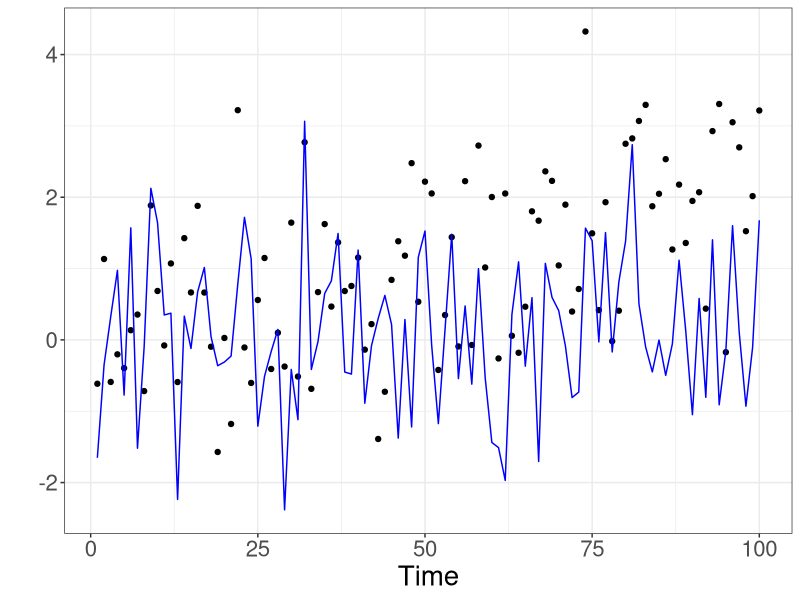

Source code (R): (Note: a time limit stopped this script after it produced the figure.)
## ---- chunk 1
knitr::opts_chunk$set(echo = TRUE)
## ---- chunk 2
library(tidyverse)
library(broom)
library(mgcv)
## ---- chunk 3
set.seed(34)
r<-rnorm(100, 0, sqrt(1))
t<-seq(1:100)
q<-rnorm(100, 0, sqrt(1))
c=0+0.3*q+r
c1<-c
c1[1:100]<-c[1:100]+seq(1:100)/50
datatest<-data.frame(q=q, c=c, t=t, c1=c1)

datatest%>%
  ggplot(aes(x=t, y=c1))+
  geom_point()+
  geom_line(aes(x=t, y=q), col="blue")+
  ylab("")+
  xlab("Time")+
  theme_bw()+
  theme(text= element_text(size = 20))
## ---- chunk 4
N=1000
div=100


set.seed(34)
Simdata<-function(n=n, d=100, g=1, beta=0.3, div=10){
	r<-rnorm(d, 0, sqrt(1))
t<-seq(1:d)
q<-rnorm(d, 0, sqrt(1))
c<-0+beta*q+r
c1<-c
c1[g:d]<-c[g:d]+seq(1:((d-g)+1))/div
sim<-rep(n, d)
out<-data.frame(q,c, c1, t,sim)

}


Simdata_q<-function(n=n, d=100, g=1, beta=0.3, div=10){
	r<-rnorm(d, 0, sqrt(1))
t<-seq(1:d)
q<-rnorm(d, 0, sqrt(1))
c<-0+beta*q+r
q1<-q
q1[g:d]<-q[g:d]+seq(1:((d-g)+1))/div
c2<-0+beta*q1+r
sim<-rep(n, d)
out<-data.frame(q,c, c2, q1, t,sim)

}
## ---- chunk 5
s1 <- data.frame(q=numeric(),c=numeric(), c1=numeric(), t=numeric(), sim=numeric()) 
for (n in 1:N){
  s<-Simdata(n)
  s1<-full_join(s1,s)
}
## ---- chunk 6
s1%>%
  group_by(as.factor(sim))%>%
    nest() %>% 
  mutate(model = map(data, ~lm(c ~ q, data = .x) %>% 
                       tidy)) %>% 
  unnest(model) %>%
  filter(term == 'q')%>% rename(sim=`as.factor(sim)`, beta_lm_no_trend=estimate)%>%select(sim, beta_lm_no_trend) ->a1

s1%>%
group_by(as.factor(sim))%>%
    nest() %>% 
  mutate(model = map(data, ~lm(c1 ~ q, data = .x) %>% 
                       tidy)) %>% 
   unnest(model) %>%
  filter(term == 'q')%>% rename(sim=`as.factor(sim)`, beta_lm_c_trend=estimate)%>%select(sim, beta_lm_c_trend) ->a2
## ---- chunk 7
run_mod_c1<-function(data=data){
mm <- gamm(c1 ~  s(t, bs="ts")+q , data=data,method="REML")  
	ss<-summary(mm$gam)
	return(ss$p.coeff[2])
}	

run_mod_c<-function(data=data){
mm <- gamm(c ~  s(t, bs="ts")+q , data=data,method="REML")  
	ss<-summary(mm$gam)
	return(ss$p.coeff[2])
}	

run_mod_q1<-function(data=data){
mm <- gamm(c2 ~  s(t, bs="ts")+q1 , data=data,method="REML")  
	ss<-summary(mm$gam)
	return(ss$p.coeff[2])
}	

extract_trend<-function(q=q, c=c, t=t, data=data){
mm <- gamm(c ~  s(t, bs="ts")+q , data=data,method="REML")  
	return(predict(mm$gam, type="terms")[,2])
}
## ---- chunk 8
run_mod_edf_c<-function(data=data){
mm <- gamm(c ~  s(t, bs="ts")+q , data=data,method="REML")  
	ss<-summary(mm$gam)
	return(ss$edf)
}	

run_mod_edf_c1<-function(data=data){
mm <- gamm(c1 ~  s(t, bs="ts")+q , data=data,method="REML")  
	ss<-summary(mm$gam)
	return(ss$edf)
}	

run_mod_edf_q1<-function(data=data){
mm <- gamm(c2 ~  s(t, bs="ts")+q1 , data=data,method="REML")  
	ss<-summary(mm$gam)
	return(ss$edf)
}
## ---- chunk 9
s1%>%
  group_by(as.factor(sim))%>%
  nest()%>%
  mutate(model =map(data, ~run_mod_c(data=.x)))%>%
  unnest(model)%>% rename(sim=`as.factor(sim)`, beta_gam_no_trend=model)%>%select(sim, beta_gam_no_trend)   ->a3

s1%>%
  group_by(as.factor(sim))%>%
  nest()%>%
  mutate(model =map(data, ~run_mod_c1(data=.x)))%>%
  unnest(model)%>% rename(sim=`as.factor(sim)`, beta_gam_c_trend=model)%>%select(sim, beta_gam_c_trend) ->a4
## ---- chunk 10
set.seed(34)
s2 <- data.frame(q=numeric(),c=numeric(), c1=numeric(), q1=numeric(), t=numeric(), sim=numeric()) 
for (n in 1:N){
  s<-Simdata_q(n)
  s2<-full_join(s2,s)
}
## ---- chunk 11
s2%>%
group_by(as.factor(sim))%>%
    nest() %>% 
  mutate(model = map(data, ~lm(c2 ~ q1, data = .x) %>% 
                       tidy)) %>% 
   unnest(model) %>%
  filter(term == 'q1')%>% rename(sim=`as.factor(sim)`, beta_lm_q_trend=estimate)%>%select(sim, beta_lm_q_trend) ->a5
## ---- chunk 12

s2%>%
  group_by(as.factor(sim))%>%
  nest()%>%
  mutate(model =map(data, ~run_mod_q1(data=.x)))%>%
  unnest(model)%>% rename(sim=`as.factor(sim)`, beta_gam_q_trend=model)%>%select(sim, beta_gam_q_trend)   ->a6


s2%>%
  group_by(as.factor(sim))%>%
  nest()%>%
  mutate(model =map(data, ~extract_trend(c=c2, q=q1, t=t, data=.x)))%>%
  unnest(model)  ->a7
## ---- chunk 13
a1%>%left_join(a2, by="sim")%>%left_join(a3, by="sim")%>%left_join(a4,by="sim")%>%left_join(a5,by="sim")%>%left_join(a6,by="sim")->a_all

a_all%>%
  pivot_longer(cols=c("beta_lm_no_trend", "beta_lm_c_trend",  "beta_gam_no_trend", "beta_gam_c_trend", "beta_lm_q_trend", "beta_gam_q_trend"))%>%
  mutate(groups=case_when(name=="beta_lm_no_trend"~"no trend present (Model 1)",
                          name=="beta_lm_c_trend"~"c trend present (Model 1)",
                          name=="beta_gam_no_trend"~"no trend present (Model 2)",
                          name=="beta_gam_c_trend"~"c trend present (Model 2)",
                           name=="beta_lm_q_trend"~"q trend present (Model 1)",
                          name=="beta_gam_q_trend"~"q trend present (Model 2)"))->a_plot
a_plot$groups<-factor(a_plot$groups, levels=c("no trend present (Model 1)", "no trend present (Model 2)", "c trend present (Model 1)", "c trend present (Model 2)", "q trend present (Model 1)",  "q trend present (Model 2)"))

Figure1<-a_plot%>%mutate(trend=case_when(groups=="no trend present (Model 1)"~"No trend simulated (i)",
                                groups=="no trend present (Model 2)"~"No trend simulated (i)",
                                groups=="c trend present (Model 1)"~"Trend in concentration simulated (ii)", 
                                groups=="c trend present (Model 2)"~"Trend in concentration simulated (ii)",
                                groups=="q trend present (Model 1)"~"Trend in discharge simulated (iii)",
                                groups=="q trend present (Model 2)"~"Trend in discharge simulated (iii)"),
                model1=case_when(groups=="no trend present (Model 1)"~"LM",
                                groups=="no trend present (Model 2)"~"GAM",
                                groups=="c trend present (Model 1)"~"LM", 
                                groups=="c trend present (Model 2)"~"GAM", 
                                groups=="q trend present (Model 1)"~"LM",
                                groups=="q trend present (Model 2)"~"GAM"
                                ))%>%
  mutate(model=fct_relevel(model1, levels=c("LM", "GAM")))%>%
  ggplot(aes(y=value, x=model))+
  geom_boxplot()+
  scale_x_discrete(name = "",
                  labels = c(expression("LM"["constant"]),
                             expression("GAM"["constant"])))+
  xlab("")+
  ylab("Slope estimate b")+
  theme_bw()+
     theme(text= element_text(size = 20))+
    facet_wrap(~trend)

## ---- chunk 14
ggsave(filename = "Figure1.jpg",    
       plot = Figure1,
       #plot = last_plot(),
       width = 12, height = 6, device = "jpg", dpi = 300 )
